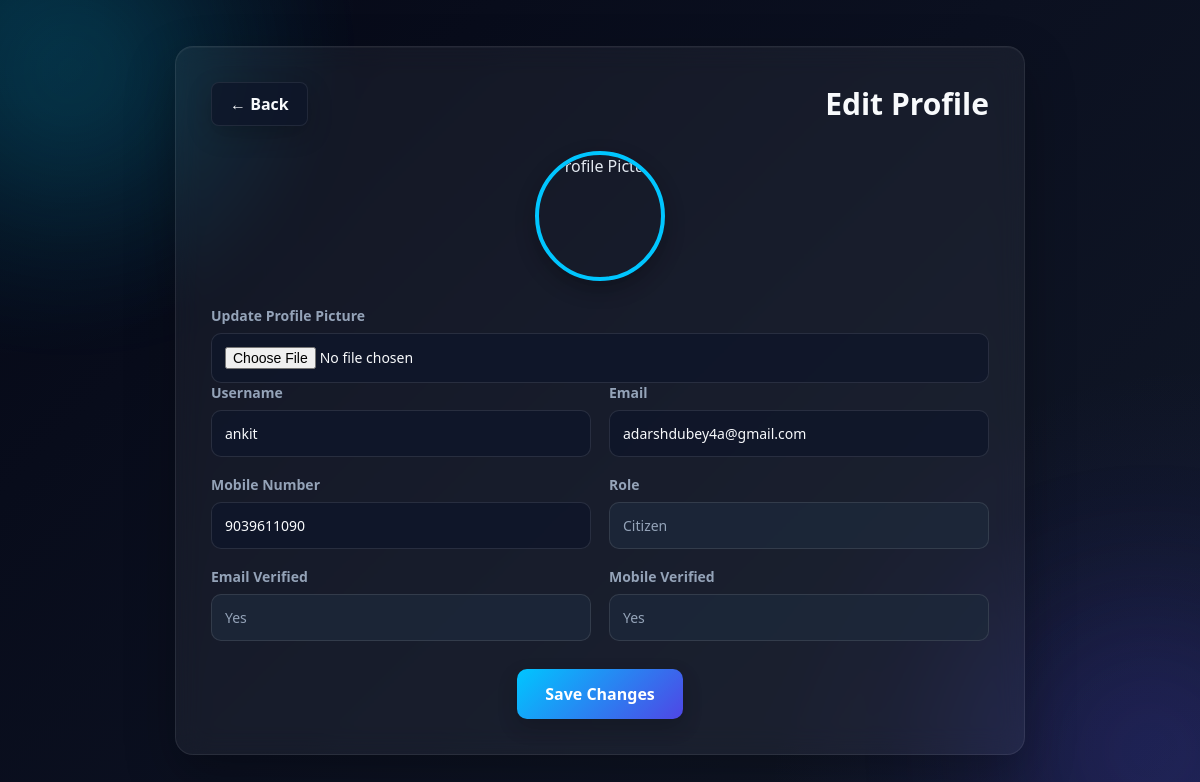
/edit-user-profile/ (signed in), run on the app's committed database.
### ACCOUNT/models.py (models this page shows, shortened)
class UserModel(AbstractUser):
    ROLE_CHOICES = (
        ('citizen','Citizen'),
        ('officer','Officer'),
        ('admin','Admin')
    )
    role = models.CharField(max_length=10,choices=ROLE_CHOICES,default="citizen")
    address = models.CharField(max_length=1000,blank=True,null=True)
    mobile_number = models.CharField(max_length=15, unique=True)
    is_email_verified = models.BooleanField(default=False)
    is_mobile_verified = models.BooleanField(default=False)
    email_otp = models.CharField(max_length=6,null=True,blank=True)
    mobile_otp = models.CharField(max_length=6,null=True,blank=True)
    otp_created_at = models.DateTimeField(null=True,blank=True)
    profile_picture = CloudinaryField('profile_picture',blank=True,null=True)
    class Meta:
        verbose_name = "UserModel"

### ACCOUNT/views.py (the view, shortened to what this page needs)
# urls.py: path("edit-user-profile/", views.edit_profile_citizen, name="edit_profile_citizen"),
@login_required(login_url='login')
def edit_profile_citizen(request):
    errors = {}
    user = request.user
    return render(
        request,
        "account/edit_profile_citizen.html",
        {
            "errors": errors
        }
    )

### templates/account/edit_profile_citizen.html (shortened to what this page needs)
<!DOCTYPE html>
{% load static %}
<html lang="en">
<head>
    <link rel="stylesheet" href="{% static 'account/css/edit_profile_citizen.css' %}?{% now 'U' %}">
</head>
<body>
    <div class="profile-container">
        <div class="profile-card">
            <div class="top-section">
                <a href="{% url 'user_profile' %}" class="back-btn">← Back</a>
                <h1>Edit Profile</h1>
            </div>
            <form method="POST" enctype="multipart/form-data" class="edit-form">
                <div class="profile-image-section">
                    {% if request.user.profile_picture %}
                        <img src="{{ request.user.profile_picture.url }}" alt="Profile Picture" class="profile-img">
                    {% else %}
                        <div class="default-avatar">
                            {{ request.user.username|first|upper }}
                        </div>
                    {% endif %}
                </div>
                <div class="form-group">
                    <label for="profile_picture">Update Profile Picture</label>
                    <input type="file" name="profile_picture" id="profile_picture" accept="image/*">
                </div>
                <div class="form-grid">
                    <div class="form-group">
                        <label for="username">Username</label>
                        <input
                            type="text"
                            name="username"
                            id="username"
                            value="{{ request.POST.username|default:request.user.username }}"
                            class="{% if errors.username %}input-error{% endif %}"
                            required
                        >
                    </div>
                    <div class="form-group">
                        <label for="email">Email</label>
                        <input
                            type="email"
                            name="email"
                            id="email"
                            value="{{ request.POST.email|default:request.user.email }}"
                            class="{% if errors.email %}input-error{% endif %}"
                            required
                        >
                    </div>
                    <div class="form-group">
                        <label for="mobile_number">Mobile Number</label>
                        <input
                            type="text"
                            name="mobile_number"
                            id="mobile_number"
                            value="{{ request.POST.mobile_number|default:request.user.mobile_number }}"
                            class="{% if errors.mobile_number %}input-error{% endif %}"
                            required
                        >
                    </div>
                    <div class="form-group">
                        <label>Role</label>
                        <input type="text" value="{{ request.user.role|title }}" readonly class="readonly-field">
                    </div>
                    <div class="form-group">
                        <label>Email Verified</label>
                        <input
                            type="text"
                            value="{% if request.user.is_email_verified %}Yes{% else %}No{% endif %}"
                            readonly
                            class="readonly-field"
                        >
                    </div>
                    <div class="form-group">
                        <label>Mobile Verified</label>
                        <input
                            type="text"
                            value="{% if request.user.is_mobile_verified %}Yes{% else %}No{% endif %}"
                            readonly
                            class="readonly-field"
                        >
                    </div>
                </div>
                <div class="action-buttons">
                    <button type="submit" class="save-btn">Save Changes</button>
                </div>
            </form>
        </div>
    </div>
</body>
</html>

### static/account/css/edit_profile_citizen.css (style rules this page uses)
* { margin:0; padding:0; box-sizing:border-box; font-family:'Segoe UI', Tahoma, Geneva, Verdana, sans-serif; }
body { min-height:100vh; display:flex; justify-content:center; align-items:center; background: radial-gradient(circle at top left, rgba(0,212,255,0.10), transparent 25%), radial-gradient(circle at bottom right, rgba(79,70,229,0.14), transparent 30%), linear-gradient(135deg,#050816 0%,#0b1020 50%,#111827 100%); padding:20px; color:#e2e8f0; overflow-x:hidden; }
body::before, body::after { content:""; position:fixed; width:260px; height:260px; border-radius:50%; filter:blur(90px); z-index:-1; opacity:.20; }
body::before { top:-60px; left:-60px; background:#00d4ff; }
body::after { bottom:-80px; right:-80px; background:#4f46e5; }
.profile-container { width:100%; max-width:850px; }
.profile-card { background:rgba(255,255,255,0.05); border-radius:18px; padding:35px; border:1px solid rgba(255,255,255,0.08); box-shadow: 0 20px 50px rgba(0,0,0,0.28), inset 0 1px 0 rgba(255,255,255,0.04); backdrop-filter:blur(14px); -webkit-backdrop-filter:blur(14px); }
.top-section { display:flex; justify-content:space-between; align-items:center; margin-bottom:25px; gap:15px; }
.top-section h1 { color:#f8fafc; font-size:30px; }
.back-btn { text-decoration:none; background:rgba(15,23,42,0.78); color:#f8fafc; padding:10px 18px; border-radius:8px; font-weight:600; border:1px solid rgba(255,255,255,0.08); transition:.3s; box-shadow:0 8px 24px rgba(0,0,0,.22); }
.profile-image-section { display:flex; justify-content:center; margin-bottom:25px; }
.profile-img { width:130px; height:130px; border-radius:50%; object-fit:cover; border:4px solid #00c6ff; box-shadow:0 8px 20px rgba(0,0,0,.28); }
.edit-form { width:100%; }
.form-grid { display:grid; grid-template-columns:1fr 1fr; gap:18px; }
.form-group { display:flex; flex-direction:column; gap:8px; }
label { font-size:14px; font-weight:700; color:#94a3b8; }
input, textarea { width:100%; padding:13px; border-radius:10px; border:1px solid rgba(255,255,255,0.10); font-size:14px; outline:none; transition:.3s; background:rgba(15,23,42,0.82); color:#f8fafc; }
input::placeholder, textarea::placeholder { color:#94a3b8; }
.readonly-field { background:rgba(30,41,59,0.78); color:#94a3b8; cursor:not-allowed; }
.action-buttons { margin-top:28px; display:flex; justify-content:center; }
.save-btn { border:none; background:linear-gradient(135deg,#00c6ff,#4f46e5); color:white; padding:14px 28px; border-radius:10px; font-size:16px; font-weight:600; cursor:pointer; transition:.3s; box-shadow:0 8px 20px rgba(0,0,0,.20); }

### data on the page
UserModel: username "ankit", email "adarshdubey4a@gmail.com", mobile_number "9039611090", user.role "Citizen", is_email_verified "Yes", is_mobile_verified "Yes"
